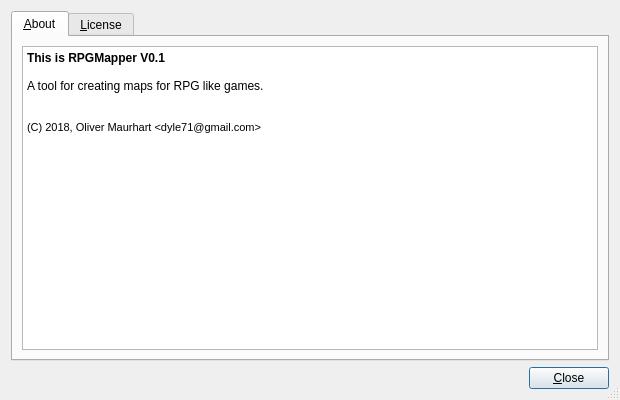
<?xml version="1.0" encoding="UTF-8"?>
<ui version="4.0">
 <class>aboutdialog</class>
 <widget class="QDialog" name="aboutdialog">
  <property name="geometry">
   <rect>
    <x>0</x>
    <y>0</y>
    <width>620</width>
    <height>400</height>
   </rect>
  </property>
  <property name="windowTitle">
   <string>About RPGMapper</string>
  </property>
  <property name="sizeGripEnabled">
   <bool>true</bool>
  </property>
  <property name="modal">
   <bool>true</bool>
  </property>
  <layout class="QVBoxLayout" name="lyMain">
   <item>
    <widget class="QTabWidget" name="tabAbout">
     <property name="currentIndex">
      <number>0</number>
     </property>
     <widget class="QWidget" name="wdTabAbout">
      <attribute name="title">
       <string>&amp;About</string>
      </attribute>
      <layout class="QVBoxLayout" name="lyAbout">
       <item>
        <widget class="QTextEdit" name="edAbout">
         <property name="readOnly">
          <bool>true</bool>
         </property>
         <property name="html">
          <string>&lt;!DOCTYPE HTML PUBLIC &quot;-//W3C//DTD HTML 4.0//EN&quot; &quot;http://www.w3.org/TR/REC-html40/strict.dtd&quot;&gt;
&lt;html&gt;&lt;head&gt;&lt;meta name=&quot;qrichtext&quot; content=&quot;1&quot; /&gt;&lt;style type=&quot;text/css&quot;&gt;
p, li { white-space: pre-wrap; }
&lt;/style&gt;&lt;/head&gt;&lt;body style=&quot; font-family:'Bitstream Vera Sans'; font-size:9pt; font-weight:400; font-style:normal;&quot;&gt;
&lt;p style=&quot; margin-top:0px; margin-bottom:0px; margin-left:0px; margin-right:0px; -qt-block-indent:0; text-indent:0px;&quot;&gt;&lt;span style=&quot; font-weight:600;&quot;&gt;This is RPGMapper V0.1&lt;/span&gt;&lt;/p&gt;
&lt;p style=&quot;-qt-paragraph-type:empty; margin-top:0px; margin-bottom:0px; margin-left:0px; margin-right:0px; -qt-block-indent:0; text-indent:0px;&quot;&gt;&lt;br /&gt;&lt;/p&gt;
&lt;p style=&quot; margin-top:0px; margin-bottom:0px; margin-left:0px; margin-right:0px; -qt-block-indent:0; text-indent:0px;&quot;&gt;A tool for creating maps for RPG like games.&lt;/p&gt;
&lt;p style=&quot;-qt-paragraph-type:empty; margin-top:0px; margin-bottom:0px; margin-left:0px; margin-right:0px; -qt-block-indent:0; text-indent:0px;&quot;&gt;&lt;br /&gt;&lt;/p&gt;
&lt;p style=&quot;-qt-paragraph-type:empty; margin-top:0px; margin-bottom:0px; margin-left:0px; margin-right:0px; -qt-block-indent:0; text-indent:0px;&quot;&gt;&lt;br /&gt;&lt;/p&gt;
&lt;p style=&quot; margin-top:0px; margin-bottom:0px; margin-left:0px; margin-right:0px; -qt-block-indent:0; text-indent:0px;&quot;&gt;&lt;span style=&quot; font-size:8pt;&quot;&gt;(C) 2018, Oliver Maurhart &amp;lt;dyle71@gmail.com&amp;gt;&lt;/span&gt;&lt;/p&gt;&lt;/body&gt;&lt;/html&gt;</string>
         </property>
        </widget>
       </item>
      </layout>
     </widget>
     <widget class="QWidget" name="wdTabLicense">
      <attribute name="title">
       <string>&amp;License</string>
      </attribute>
      <layout class="QVBoxLayout" name="lyLicense">
       <item>
        <widget class="QPlainTextEdit" name="edLicense">
         <property name="font">
          <font>
           <family>Monospace</family>
          </font>
         </property>
         <property name="readOnly">
          <bool>true</bool>
         </property>
         <property name="plainText">
          <string>                    GNU GENERAL PUBLIC LICENSE
                       Version 3, 29 June 2007

 Copyright (C) 2007 Free Software Foundation, Inc. &lt;http://fsf.org/&gt;
 Everyone is permitted to copy and distribute verbatim copies
 of this license document, but changing it is not allowed.

                            Preamble

  The GNU General Public License is a free, copyleft license for
software and other kinds of works.

  The licenses for most software and other practical works are designed
to take away your freedom to share and change the works.  By contrast,
the GNU General Public License is intended to guarantee your freedom to
share and change all versions of a program--to make sure it remains free
software for all its users.  We, the Free Software Foundation, use the
GNU General Public License for most of our software; it applies also to
any other work released this way by its authors.  You can apply it to
your programs, too.

  When we speak of free software, we are referring to freedom, not
price.  Our General Public Licenses are designed to make sure that you
have the freedom to distribute copies of free software (and charge for
them if you wish), that you receive source code or can get it if you
want it, that you can change the software or use pieces of it in new
free programs, and that you know you can do these things.

  To protect your rights, we need to prevent others from denying you
these rights or asking you to surrender the rights.  Therefore, you have
certain responsibilities if you distribute copies of the software, or if
you modify it: responsibilities to respect the freedom of others.

  For example, if you distribute copies of such a program, whether
gratis or for a fee, you must pass on to the recipients the same
freedoms that you received.  You must make sure that they, too, receive
or can get the source code.  And you must show them these terms so they
know their rights.

  Developers that use the GNU GPL protect your rights with two steps:
(1) assert copyright on the software, and (2) offer you this License
giving you legal permission to copy, distribute and/or modify it.

  For the developers' and authors' protection, the GPL clearly explains
that there is no warranty for this free software.  For both users' and
authors' sake, the GPL requires that modified versions be marked as
changed, so that their problems will not be attributed erroneously to
authors of previous versions.

  Some devices are designed to deny users access to install or run
modified versions of the software inside them, although the manufacturer
can do so.  This is fundamentally incompatible with the aim of
protecting users' freedom to change the software.  The systematic
pattern of such abuse occurs in the area of products for individuals to
use, which is precisely where it is most unacceptable.  Therefore, we
have designed this version of the GPL to prohibit the practice for those
products.  If such problems arise substantially in other domains, we
stand ready to extend this provision to those domains in future versions
of the GPL, as needed to protect the freedom of users.

  Finally, every program is threatened constantly by software patents.
States should not allow patents to restrict development and use of
software on general-purpose computers, but in those that do, we wish to
avoid the special danger that patents applied to a free program could
make it effectively proprietary.  To prevent this, the GPL assures that
patents cannot be used to render the program non-free.

  The precise terms and conditions for copying, distribution and
modification follow.

                       TERMS AND CONDITIONS

  0. Definitions.

  &quot;This License&quot; refers to version 3 of the GNU General Public License.

  &quot;Copyright&quot; also means copyright-like laws that apply to other kinds of
works, such as semiconductor masks.

  &quot;The Program&quot; refers to any copyrightable work licensed under this
License.  Each licensee is addressed as &quot;you&quot;.  &quot;Licensees&quot; and
&quot;recipients&quot; may be individuals or organizations.

  To &quot;modify&quot; a work means to copy from or adapt all or part of the work
in a fashion requiring copyright permission, other than the making of an
exact copy.  The resulting work is called a &quot;modified version&quot; of the
earlier work or a work &quot;based on&quot; the earlier work.

  A &quot;covered work&quot; means either the unmodified Program or a work based
on the Program.

  To &quot;propagate&quot; a work means to do anything with it that, without
permission, would make you directly or secondarily liable for
infringement under applicable copyright law, except executing it on a
computer or modifying a private copy.  Propagation includes copying,
distribution (with or without modification), making available to the
public, and in some countries other activities as well.

  To &quot;convey&quot; a work means any kind of propagation that enables other
parties to make or receive copies.  Mere interaction with a user through
a computer network, with no transfer of a copy, is not conveying.

  An interactive user interface displays &quot;Appropriate Legal Notices&quot;
to the extent that it includes a convenient and prominently visible
feature that (1) displays an appropriate copyright notice, and (2)
tells the user that there is no warranty for the work (except to the
extent that warranties are provided), that licensees may convey the
work under this License, and how to view a copy of this License.  If
the interface presents a list of user commands or options, such as a
menu, a prominent item in the files meets this criterion.

  1. Source Code.

  The &quot;source code&quot; for a work means the preferred form of the work
for making modifications to it.  &quot;Object code&quot; means any non-source
form of a work.

  A &quot;Standard Interface&quot; means an interface that either is an official
standard defined by a recognized standards body, or, in the case of
interfaces specified for a particular programming language, one that
is widely used among developers working in that language.

  The &quot;System Libraries&quot; of an executable work include anything, other
than the work as a whole, that (a) is included in the normal form of
packaging a Major Component, but which is not part of that Major
Component, and (b) serves only to enable use of the work with that
Major Component, or to implement a Standard Interface for which an
implementation is available to the public in source code form.  A
&quot;Major Component&quot;, in this context, means a major essential component
(kernel, window system, and so on) of the specific operating system
(if any) on which the executable work runs, or a compiler used to
produce the work, or an object code interpreter used to run it.

  The &quot;Corresponding Source&quot; for a work in object code form means all
the source code needed to generate, install, and (for an executable
work) run the object code and to modify the work, including scripts to
control those activities.  However, it does not include the work's
System Libraries, or general-purpose tools or generally available free
programs which are used unmodified in performing those activities but
which are not part of the work.  For example, Corresponding Source
includes interface definition files associated with source files for
the work, and the source code for shared libraries and dynamically
linked subprograms that the work is specifically designed to require,
such as by intimate data communication or control flow between those
subprograms and other parts of the work.

  The Corresponding Source need not include anything that users
can regenerate automatically from other parts of the Corresponding
Source.

  The Corresponding Source for a work in source code form is that
same work.

  2. Basic Permissions.

  All rights granted under this License are granted for the term of
copyright on the Program, and are irrevocable provided the stated
conditions are met.  This License explicitly affirms your unlimited
permission to run the unmodified Program.  The output from running a
covered work is covered by this License only if the output, given its
content, constitutes a covered work.  This License acknowledges your
rights of fair use or other equivalent, as provided by copyright law.

  You may make, run and propagate covered works that you do not
convey, without conditions so long as your license otherwise remains
in force.  You may convey covered works to others for the sole purpose
of having them make modifications exclusively for you, or provide you
with facilities for running those works, provided that you comply with
the terms of this License in conveying all material for which you do
not control copyright.  Those thus making or running the covered works
for you must do so exclusively on your behalf, under your direction
and control, on terms that prohibit them from making any copies of
your copyrighted material outside their relationship with you.

  Conveying under any other circumstances is permitted solely under
the conditions stated below.  Sublicensing is not allowed; section 10
makes it unnecessary.

  3. Protecting Users' Legal Rights From Anti-Circumvention Law.

  No covered work shall be deemed part of an effective technological
measure under any applicable law fulfilling obligations under article
11 of the WIPO copyright treaty adopted on 20 December 1996, or
similar laws prohibiting or restricting circumvention of such
measures.

  When you convey a covered work, you waive any legal power to forbid
circumvention of technological measures to the extent such circumvention
is effected by exercising rights under this License with respect to
the covered work, and you disclaim any intention to limit operation or
modification of the work as a means of enforcing, against the work's
users, your or third parties' legal rights to forbid circumvention of
technological measures.

  4. Conveying Verbatim Copies.

  You may convey verbatim copies of the Program's source code as you
receive it, in any medium, provided that you conspicuously and
appropriately publish on each copy an appropriate copyright notice;
keep intact all notices stating that this License and any
non-permissive terms added in accord with section 7 apply to the code;
keep intact all notices of the absence of any warranty; and give all
recipients a copy of this License along with the Program.

  You may charge any price or no price for each copy that you convey,
and you may offer support or warranty protection for a fee.

  5. Conveying Modified Source Versions.

  You may convey a work based on the Program, or the modifications to
produce it from the Program, in the form of source code under the
terms of section 4, provided that you also meet all of these conditions:

    a) The work must carry prominent notices stating that you modified
    it, and giving a relevant date.

    b) The work must carry prominent notices stating that it is
    released under this License and any conditions added under section
    7.  This requirement modifies the requirement in section 4 to
    &quot;keep intact all notices&quot;.

    c) You must license the entire work, as a whole, under this
    License to anyone who comes into possession of a copy.  This
    License will therefore apply, along with any applicable section 7
    additional terms, to the whole of the work, and all its parts,
    regardless of how they are packaged.  This License gives no
    permission to license the work in any other way, but it does not
    invalidate such permission if you have separately received it.

    d) If the work has interactive user interfaces, each must display
    Appropriate Legal Notices; however, if the Program has interactive
    interfaces that do not display Appropriate Legal Notices, your
    work need not make them do so.

  A compilation of a covered work with other separate and independent
works, which are not by their nature extensions of the covered work,
and which are not combined with it such as to form a larger program,
in or on a volume of a storage or distribution medium, is called an
&quot;aggregate&quot; if the compilation and its resulting copyright are not
used to limit the access or legal rights of the compilation's users
beyond what the individual works permit.  Inclusion of a covered work
in an aggregate does not cause this License to apply to the other
parts of the aggregate.

  6. Conveying Non-Source Forms.

  You may convey a covered work in object code form under the terms
of sections 4 and 5, provided that you also convey the
machine-readable Corresponding Source under the terms of this License,
in one of these ways:

    a) Convey the object code in, or embodied in, a physical product
    (including a physical distribution medium), accompanied by the
    Corresponding Source fixed on a durable physical medium
    customarily used for software interchange.

    b) Convey the object code in, or embodied in, a physical product
    (including a physical distribution medium), accompanied by a
    written offer, valid for at least three years and valid for as
    long as you offer spare parts or customer support for that product
    model, to give anyone who possesses the object code either (1) a
    copy of the Corresponding Source for all the software in the
    product that is covered by this License, on a durable physical
    medium customarily used for software interchange, for a price no
    more than your reasonable cost of physically performing this
    conveying of source, or (2) access to copy the
    Corresponding Source from a network server at no charge.

    c) Convey individual copies of the object code with a copy of the
    written offer to provide the Corresponding Source.  This
    alternative is allowed only occasionally and noncommercially, and
    only if you received the object code with such an offer, in accord
    with subsection 6b.

    d) Convey the object code by offering access from a designated
    place (gratis or for a charge), and offer equivalent access to the
    Corresponding Source in the same way through the same place at no
    further charge.  You need not require recipients to copy the
    Corresponding Source along with the object code.  If the place to
    copy the object code is a network server, the Corresponding Source
    may be on a different server (operated by you or a third party)
    that supports equivalent copying facilities, provided you maintain
    clear directions next to the object code saying where to find the
    Corresponding Source.  Regardless of what server hosts the
    Corresponding Source, you remain obligated to ensure that it is
    available for as long as needed to satisfy these requirements.

    e) Convey the object code using peer-to-peer transmission, provided
    you inform other peers where the object code and Corresponding
    Source of the work are being offered to the general public at no
    charge under subsection 6d.

  A separable portion of the object code, whose source code is excluded
from the Corresponding Source as a System Library, need not be
included in conveying the object code work.

  A &quot;User Product&quot; is either (1) a &quot;consumer product&quot;, which means any
tangible personal property which is normally used for personal, family,
or household purposes, or (2) anything designed or sold for incorporation
into a dwelling.  In determining whether a product is a consumer product,
doubtful cases shall be resolved in favor of coverage.  For a particular
product received by a particular user, &quot;normally used&quot; refers to a
typical or common use of that class of product, regardless of the status
of the particular user or of the way in which the particular user
actually uses, or expects or is expected to use, the product.  A product
is a consumer product regardless of whether the product has substantial
commercial, industrial or non-consumer uses, unless such uses represent
the only significant mode of use of the product.

  &quot;Installation Information&quot; for a User Product means any methods,
procedures, authorization keys, or other information required to install
and execute modified versions of a covered work in that User Product from
a modified version of its Corresponding Source.  The information must
suffice to ensure that the continued functioning of the modified object
code is in no case prevented or interfered with solely because
modification has been made.

  If you convey an object code work under this section in, or with, or
specifically for use in, a User Product, and the conveying occurs as
part of a transaction in which the right of possession and use of the
User Product is transferred to the recipient in perpetuity or for a
fixed term (regardless of how the transaction is characterized), the
Corresponding Source conveyed under this section must be accompanied
by the Installation Information.  But this requirement does not apply
if neither you nor any third party retains the ability to install
modified object code on the User Product (for example, the work has
been installed in ROM).

  The requirement to provide Installation Information does not include a
requirement to continue to provide support service, warranty, or updates
for a work that has been modified or installed by the recipient, or for
the User Product in which it has been modified or installed.  Access to a
network may be denied when the modification itself materially and
adversely affects the operation of the network or violates the rules and
protocols for communication across the network.

  Corresponding Source conveyed, and Installation Information provided,
in accord with this section must be in a format that is publicly
documented (and with an implementation available to the public in
source code form), and must require no special password or key for
unpacking, reading or copying.

  7. Additional Terms.

  &quot;Additional permissions&quot; are terms that supplement the terms of this
License by making exceptions from one or more of its conditions.
Additional permissions that are applicable to the entire Program shall
be treated as though they were included in this License, to the extent
that they are valid under applicable law.  If additional permissions
apply only to part of the Program, that part may be used separately
under those permissions, but the entire Program remains governed by
this License without regard to the additional permissions.

  When you convey a copy of a covered work, you may at your option
remove any additional permissions from that copy, or from any part of
it.  (Additional permissions may be written to require their own
removal in certain cases when you modify the work.)  You may place
additional permissions on material, added by you to a covered work,
for which you have or can give appropriate copyright permission.

  Notwithstanding any other provision of this License, for material you
add to a covered work, you may (if authorized by the copyright holders of
that material) supplement the terms of this License with terms:

    a) Disclaiming warranty or limiting liability differently from the
    terms of sections 15 and 16 of this License; or

    b) Requiring preservation of specified reasonable legal notices or
    author attributions in that material or in the Appropriate Legal
    Notices displayed by works containing it; or

    c) Prohibiting misrepresentation of the origin of that material, or
    requiring that modified versions of such material be marked in
    reasonable ways as different from the original version; or

    d) Limiting the use for publicity purposes of names of licensors or
    authors of the material; or

    e) Declining to grant rights under trademark law for use of some
    trade names, trademarks, or service marks; or

    f) Requiring indemnification of licensors and authors of that
    material by anyone who conveys the material (or modified versions of
    it) with contractual assumptions of liability to the recipient, for
    any liability that these contractual assumptions directly impose on
    those licensors and authors.

  All other non-permissive additional terms are considered &quot;further
restrictions&quot; within the meaning of section 10.  If the Program as you
received it, or any part of it, contains a notice stating that it is
governed by this License along with a term that is a further
restriction, you may remove that term.  If a license document contains
a further restriction but permits relicensing or conveying under this
License, you may add to a covered work material governed by the terms
of that license document, provided that the further restriction does
not survive such relicensing or conveying.

  If you add terms to a covered work in accord with this section, you
must place, in the relevant source files, a statement of the
additional terms that apply to those files, or a notice indicating
where to find the applicable terms.

  Additional terms, permissive or non-permissive, may be stated in the
form of a separately written license, or stated as exceptions;
the above requirements apply either way.

  8. Termination.

  You may not propagate or modify a covered work except as expressly
provided under this License.  Any attempt otherwise to propagate or
modify it is void, and will automatically terminate your rights under
this License (including any patent licenses granted under the third
paragraph of section 11).

  However, if you cease all violation of this License, then your
license from a particular copyright holder is reinstated (a)
provisionally, unless and until the copyright holder explicitly and
finally terminates your license, and (b) permanently, if the copyright
holder fails to notify you of the violation by some reasonable means
prior to 60 days after the cessation.

  Moreover, your license from a particular copyright holder is
reinstated permanently if the copyright holder notifies you of the
violation by some reasonable means, this is the first time you have
received notice of violation of this License (for any work) from that
copyright holder, and you cure the violation prior to 30 days after
your receipt of the notice.

  Termination of your rights under this section does not terminate the
licenses of parties who have received copies or rights from you under
this License.  If your rights have been terminated and not permanently
reinstated, you do not qualify to receive new licenses for the same
material under section 10.

  9. Acceptance Not Required for Having Copies.

  You are not required to accept this License in order to receive or
run a copy of the Program.  Ancillary propagation of a covered work
occurring solely as a consequence of using peer-to-peer transmission
to receive a copy likewise does not require acceptance.  However,
nothing other than this License grants you permission to propagate or
modify any covered work.  These actions infringe copyright if you do
not accept this License.  Therefore, by modifying or propagating a
covered work, you indicate your acceptance of this License to do so.

  10. Automatic Licensing of Downstream Recipients.

  Each time you convey a covered work, the recipient automatically
receives a license from the original licensors, to run, modify and
propagate that work, subject to this License.  You are not responsible
for enforcing compliance by third parties with this License.

  An &quot;entity transaction&quot; is a transaction transferring control of an
organization, or substantially all assets of one, or subdividing an
organization, or merging organizations.  If propagation of a covered
work results from an entity transaction, each party to that
transaction who receives a copy of the work also receives whatever
licenses to the work the party's predecessor in interest had or could
give under the previous paragraph, plus a right to possession of the
Corresponding Source of the work from the predecessor in interest, if
the predecessor has it or can get it with reasonable efforts.

  You may not impose any further restrictions on the exercise of the
rights granted or affirmed under this License.  For example, you may
not impose a license fee, royalty, or other charge for exercise of
rights granted under this License, and you may not initiate litigation
(including a cross-claim or counterclaim in a lawsuit) alleging that
any patent claim is infringed by making, using, selling, offering for
sale, or importing the Program or any portion of it.

  11. Patents.

  A &quot;contributor&quot; is a copyright holder who authorizes use under this
License of the Program or a work on which the Program is based.  The
work thus licensed is called the contributor's &quot;contributor version&quot;.

  A contributor's &quot;essential patent claims&quot; are all patent claims
owned or controlled by the contributor, whether already acquired or
hereafter acquired, that would be infringed by some manner, permitted
by this License, of making, using, or selling its contributor version,
but do not include claims that would be infringed only as a
consequence of further modification of the contributor version.  For
purposes of this definition, &quot;control&quot; includes the right to grant
patent sublicenses in a manner consistent with the requirements of
this License.

  Each contributor grants you a non-exclusive, worldwide, royalty-free
patent license under the contributor's essential patent claims, to
make, use, sell, offer for sale, import and otherwise run, modify and
propagate the contents of its contributor version.

  In the following three paragraphs, a &quot;patent license&quot; is any express
agreement or commitment, however denominated, not to enforce a patent
(such as an express permission to practice a patent or covenant not to
sue for patent infringement).  To &quot;grant&quot; such a patent license to a
party means to make such an agreement or commitment not to enforce a
patent against the party.

  If you convey a covered work, knowingly relying on a patent license,
and the Corresponding Source of the work is not available for anyone
to copy, free of charge and under the terms of this License, through a
publicly available network server or other readily accessible means,
then you must either (1) cause the Corresponding Source to be so
available, or (2) arrange to deprive yourself of the benefit of the
patent license for this particular work, or (3) arrange, in a manner
consistent with the requirements of this License, to extend the patent
license to downstream recipients.  &quot;Knowingly relying&quot; means you have
actual knowledge that, but for the patent license, your conveying the
covered work in a country, or your recipient's use of the covered work
in a country, would infringe one or more identifiable patents in that
country that you have reason to believe are valid.

  If, pursuant to or in connection with a single transaction or
arrangement, you convey, or propagate by procuring conveyance of, a
covered work, and grant a patent license to some of the parties
receiving the covered work authorizing them to use, propagate, modify
or convey a specific copy of the covered work, then the patent license
you grant is automatically extended to all recipients of the covered
work and works based on it.

  A patent license is &quot;discriminatory&quot; if it does not include within
the scope of its coverage, prohibits the exercise of, or is
conditioned on the non-exercise of one or more of the rights that are
specifically granted under this License.  You may not convey a covered
work if you are a party to an arrangement with a third party that is
in the business of distributing software, under which you make payment
to the third party based on the extent of your activity of conveying
the work, and under which the third party grants, to any of the
parties who would receive the covered work from you, a discriminatory
patent license (a) in connection with copies of the covered work
conveyed by you (or copies made from those copies), or (b) primarily
for and in connection with specific products or compilations that
contain the covered work, unless you entered into that arrangement,
or that patent license was granted, prior to 28 March 2007.

  Nothing in this License shall be construed as excluding or limiting
any implied license or other defenses to infringement that may
otherwise be available to you under applicable patent law.

  12. No Surrender of Others' Freedom.

  If conditions are imposed on you (whether by court order, agreement or
otherwise) that contradict the conditions of this License, they do not
excuse you from the conditions of this License.  If you cannot convey a
covered work so as to satisfy simultaneously your obligations under this
License and any other pertinent obligations, then as a consequence you may
not convey it at all.  For example, if you agree to terms that obligate you
to collect a royalty for further conveying from those to whom you convey
the Program, the only way you could satisfy both those terms and this
License would be to refrain entirely from conveying the Program.

  13. Use with the GNU Affero General Public License.

  Notwithstanding any other provision of this License, you have
permission to link or combine any covered work with a work licensed
under version 3 of the GNU Affero General Public License into a single
combined work, and to convey the resulting work.  The terms of this
License will continue to apply to the part which is the covered work,
but the special requirements of the GNU Affero General Public License,
section 13, concerning interaction through a network will apply to the
combination as such.

  14. Revised Versions of this License.

  The Free Software Foundation may publish revised and/or new versions of
the GNU General Public License from time to time.  Such new versions will
be similar in spirit to the present version, but may differ in detail to
address new problems or concerns.

  Each version is given a distinguishing version number.  If the
Program specifies that a certain numbered version of the GNU General
Public License &quot;or any later version&quot; applies to it, you have the
option of following the terms and conditions either of that numbered
version or of any later version published by the Free Software
Foundation.  If the Program does not specify a version number of the
GNU General Public License, you may choose any version ever published
by the Free Software Foundation.

  If the Program specifies that a proxy can decide which future
versions of the GNU General Public License can be used, that proxy's
public statement of acceptance of a version permanently authorizes you
to choose that version for the Program.

  Later license versions may give you additional or different
permissions.  However, no additional obligations are imposed on any
author or copyright holder as a result of your choosing to follow a
later version.

  15. Disclaimer of Warranty.

  THERE IS NO WARRANTY FOR THE PROGRAM, TO THE EXTENT PERMITTED BY
APPLICABLE LAW.  EXCEPT WHEN OTHERWISE STATED IN WRITING THE COPYRIGHT
HOLDERS AND/OR OTHER PARTIES PROVIDE THE PROGRAM &quot;AS IS&quot; WITHOUT WARRANTY
OF ANY KIND, EITHER EXPRESSED OR IMPLIED, INCLUDING, BUT NOT LIMITED TO,
THE IMPLIED WARRANTIES OF MERCHANTABILITY AND FITNESS FOR A PARTICULAR
PURPOSE.  THE ENTIRE RISK AS TO THE QUALITY AND PERFORMANCE OF THE PROGRAM
IS WITH YOU.  SHOULD THE PROGRAM PROVE DEFECTIVE, YOU ASSUME THE COST OF
ALL NECESSARY SERVICING, REPAIR OR CORRECTION.

  16. Limitation of Liability.

  IN NO EVENT UNLESS REQUIRED BY APPLICABLE LAW OR AGREED TO IN WRITING
WILL ANY COPYRIGHT HOLDER, OR ANY OTHER PARTY WHO MODIFIES AND/OR CONVEYS
THE PROGRAM AS PERMITTED ABOVE, BE LIABLE TO YOU FOR DAMAGES, INCLUDING ANY
GENERAL, SPECIAL, INCIDENTAL OR CONSEQUENTIAL DAMAGES ARISING OUT OF THE
USE OR INABILITY TO USE THE PROGRAM (INCLUDING BUT NOT LIMITED TO LOSS OF
DATA OR DATA BEING RENDERED INACCURATE OR LOSSES SUSTAINED BY YOU OR THIRD
PARTIES OR A FAILURE OF THE PROGRAM TO OPERATE WITH ANY OTHER PROGRAMS),
EVEN IF SUCH HOLDER OR OTHER PARTY HAS BEEN ADVISED OF THE POSSIBILITY OF
SUCH DAMAGES.

  17. Interpretation of Sections 15 and 16.

  If the disclaimer of warranty and limitation of liability provided
above cannot be given local legal effect according to their terms,
reviewing courts shall apply local law that most closely approximates
an absolute waiver of all civil liability in connection with the
Program, unless a warranty or assumption of liability accompanies a
copy of the Program in return for a fee.

                     END OF TERMS AND CONDITIONS

            How to Apply These Terms to Your New Programs

  If you develop a new program, and you want it to be of the greatest
possible use to the public, the best way to achieve this is to make it
free software which everyone can redistribute and change under these terms.

  To do so, attach the following notices to the program.  It is safest
to attach them to the start of each source file to most effectively
state the exclusion of warranty; and each file should have at least
the &quot;copyright&quot; line and a pointer to where the full notice is found.

    &lt;one line to give the program's name and a brief idea of what it does.&gt;
    Copyright (C) &lt;year&gt;  &lt;name of author&gt;

    This program is free software: you can redistribute it and/or modify
    it under the terms of the GNU General Public License as published by
    the Free Software Foundation, either version 3 of the License, or
    (at your option) any later version.

    This program is distributed in the hope that it will be useful,
    but WITHOUT ANY WARRANTY; without even the implied warranty of
    MERCHANTABILITY or FITNESS FOR A PARTICULAR PURPOSE.  See the
    GNU General Public License for more details.

    You should have received a copy of the GNU General Public License
    along with this program.  If not, see &lt;http://www.gnu.org/licenses/&gt;.

Also add information on how to contact you by electronic and paper mail.

  If the program does terminal interaction, make it output a short
notice like this when it starts in an interactive mode:

    &lt;program&gt;  Copyright (C) &lt;year&gt;  &lt;name of author&gt;
    This program comes with ABSOLUTELY NO WARRANTY; for details type `show w'.
    This is free software, and you are welcome to redistribute it
    under certain conditions; type `show c' for details.

The hypothetical commands `show w' and `show c' should show the appropriate
parts of the General Public License.  Of course, your program's commands
might be different; for a GUI interface, you would use an &quot;about box&quot;.

  You should also get your employer (if you work as a programmer) or school,
if any, to sign a &quot;copyright disclaimer&quot; for the program, if necessary.
For more information on this, and how to apply and follow the GNU GPL, see
&lt;http://www.gnu.org/licenses/&gt;.

  The GNU General Public License does not permit incorporating your program
into proprietary programs.  If your program is a subroutine library, you
may consider it more useful to permit linking proprietary applications with
the library.  If this is what you want to do, use the GNU Lesser General
Public License instead of this License.  But first, please read
&lt;http://www.gnu.org/philosophy/why-not-lgpl.html&gt;.
</string>
         </property>
        </widget>
       </item>
      </layout>
     </widget>
    </widget>
   </item>
   <item>
    <widget class="QWidget" name="wdButtons" native="true">
     <layout class="QHBoxLayout" name="lyButtons">
      <property name="leftMargin">
       <number>0</number>
      </property>
      <property name="topMargin">
       <number>0</number>
      </property>
      <property name="rightMargin">
       <number>0</number>
      </property>
      <property name="bottomMargin">
       <number>0</number>
      </property>
      <item>
       <spacer name="spButtons">
        <property name="orientation">
         <enum>Qt::Horizontal</enum>
        </property>
        <property name="sizeHint" stdset="0">
         <size>
          <width>308</width>
          <height>20</height>
         </size>
        </property>
       </spacer>
      </item>
      <item>
       <widget class="QPushButton" name="btnClose">
        <property name="text">
         <string>&amp;Close</string>
        </property>
        <property name="default">
         <bool>true</bool>
        </property>
       </widget>
      </item>
     </layout>
    </widget>
   </item>
  </layout>
 </widget>
 <resources/>
 <connections>
  <connection>
   <sender>btnClose</sender>
   <signal>clicked()</signal>
   <receiver>aboutdialog</receiver>
   <slot>close()</slot>
   <hints>
    <hint type="sourcelabel">
     <x>374</x>
     <y>318</y>
    </hint>
    <hint type="destinationlabel">
     <x>212</x>
     <y>170</y>
    </hint>
   </hints>
  </connection>
 </connections>
</ui>
